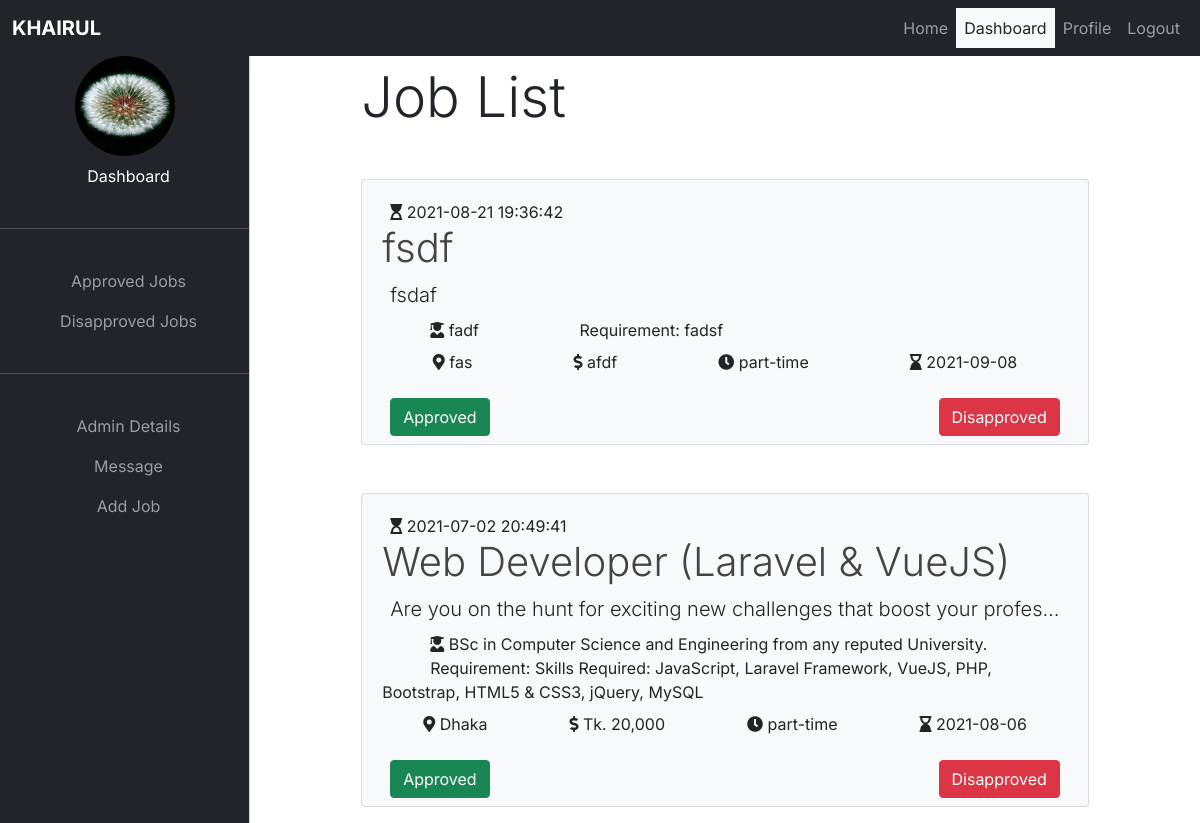
/admin/admin_dashboard.php (signed in), run on the app's committed database.
### tables this page shows
CREATE TABLE `tbl_jobs` (
  `Id` int(11) NOT NULL,
  `Title` text NOT NULL,
  `Description` varchar(500) NOT NULL,
  `Requirement` varchar(350) NOT NULL,
  `Education` varchar(300) NOT NULL,
  `Location` varchar(100) NOT NULL,
  `Salary` varchar(10) NOT NULL,
  `Job_type` varchar(20) NOT NULL,
  `Comapany_id` int(11) NOT NULL,
  `Dead_line` varchar(15) NOT NULL,
  `Status` int(3) NOT NULL DEFAULT 0,
  `Post_Date` datetime NOT NULL DEFAULT current_timestamp(),
  `Category` varchar(255) DEFAULT NULL,
  `Vacancy` int(11) DEFAULT NULL,
  `InstitutionalName` varchar(255) DEFAULT NULL
);

### admin/admin_dashboard.php (the view, shortened to what this page needs)
<?php
     include_once('../inc/dbconnect.php');
?>
  <!DOCTYPE html>
<html lang="en">
<head>
  <link href="../assets/css/bootstrap.min.css" rel="stylesheet">
  <link rel="stylesheet" href="../assets/css/all.min.css">
  <link rel="stylesheet" href="admin_assets/style.css">
</head>
<body>
 <nav class="navbar navbar-expand-lg navbar-dark bg-dark fixed-top">
      <div class="container-fluid">
        <a
          class="navbar-brand me-auto ms-lg-0 ms-5  text-uppercase fw-bold"
          href="#"
          > <?php echo $_SESSION["ADMIN_FNAME"]?></a>
        <div class="collapse navbar-collapse text-center" id="topNavBar">
          <ul class="navbar-nav ms-auto">
            <li class="nav-item"><a href="../index.php" class="nav-link">Home</a></li>
            <li class="nav-item "><a href="admin_dashboard.php" class="nav-link acitve bg-light text-dark">Dashboard</a></li>
            <li class="nav-item"><a href="#" class="nav-link">Profile</a></li>
            <li class="nav-item"><a href="logout.php" class="nav-link">Logout</a></li>
          </ul>
        </div>
      </div>
    </nav>
    <div
      class="offcanvas offcanvas-start text-center sidebar-nav bg-dark"
      tabindex="-1"
      id="sidebar"
    >
      <div class="offcanvas-body p-0">
      <img src="../assets/img/flower.jpg" alt="Logo" class="">
        <nav class="navbar-dark">
            <ul class="navbar-nav" >
            <li>
              <a href="admin_dashboard.php" class="nav-link px-3 active">
                <span>Dashboard</span>
              </a>
            </li>
            <li class="my-4"><hr class="dropdown-divider bg-light" /></li>
            <li>
              <a href="approved_job.php" class="nav-link px-3">
                <span>Approved Jobs</span>
              </a>
            </li>
            <li>
              <a href="disapproved_job.php" class="nav-link px-3">
                <span>Disapproved Jobs</span>
              </a>
            </li>
            <li class="my-4"><hr class="dropdown-divider bg-light" /></li>
            <li>
              <a href="#" class="nav-link px-3">
                <span>Admin Details</span>
              </a>
            </li>
            <li>
              <a href="message.php" class="nav-link px-3">
                <span>Message</span>
              </a>
            </li>
            <li>
              <a href="add-job.php" class="nav-link px-3">
                <span>Add Job</span>
              </a>
            </li>
          </ul>
        </nav>
      </div>
    </div>
        <main class="mt-5 pt-3 ml-4 px-4">
           <div class="container">
              <div class="row">
                  <div class="col-md-1"></div>
                  <div class="col-md-10">
                  <h3 class="display-4">Job List</h3>
                  <?php
                      $sql = "SELECT * FROM tbl_jobs where status= 0 ORDER BY Id desc ";
                      $result = $conn->query($sql);
                        if($result-> num_rows> 0){
                          while($row = $result->fetch_assoc()){?>
                    <div class="card mb-3 mt-5  bg-light ">
                          <div class="row g-0">
                        <div class="col-md-12 ">
                          <div class="card-body m-1">
                           <?php echo'<span class="mb-2 p-2"><i class="fas fa-hourglass-start"></i>   '.$row['Post_Date'].'</span>'?>
                            <h3 class="card-title display-6 ">
                            <?php echo '<a href="job_details.php?id='.$row['Id'].'" class="">'.$row['Title'].'</a>'?>
                            </h3><?php echo'
                            <p class="card-text m-2 lead text-truncate">'.$row['Description']. '</p>'?>
                            <div class="mb-2">
                           <?php echo'<span class="me-auto-4 p-5"><i class="fas fa-user-graduate"></i>   '.$row['Education'].'</span>'?>
                           <?php echo'<span class="ms-5">Requirement: '.$row['Requirement'].'</span>'?>
                            </div>
                            <div class="d-flex justify-content-around ">
                            <?php echo'<span class=""><i class="fas fa-map-marker-alt"></i>  '.$row['Location'].'</span>'?>
                           <?php echo'<span class=""><i class="fas fa-dollar-sign"></i>  '.$row['Salary'].'</span>'?>
                           <?php echo'<span class=""><i class="fas fa-clock"></i>   '.$row['Job_type'].'</span>'?>
                           <?php echo'<span class=""><i class="fas fa-hourglass-end"  ></i>  '.$row['Dead_line'].'</span>'?>
                            </div>
                            <div class="mt-4 mb-2 ">
                              <?php
                                echo '<div class="m-2">
                                <form method="post" action="job_status_change.php">
                                 <input type="hidden" name="job_id" value="'.$row['Id'].'" />
                                 <input type="hidden" name="status" value="1"/>
                                 <input type="submit" value="Approved" class="btn btn-success mb-2 float-start "/>
                                </form>
                                </div>';
                                echo '<div class="m-2">
                                <form method="post" action="job_status_change.php">
                                  <input type="hidden" name="job_id" value="'.$row['Id'].'" />
                                  <input type="hidden" name="status" value="3"/>
                                  <input type="submit" value="Disapproved" class="btn btn-danger mb-2 float-end"/>
                                </form>
                                </div>';
                              ?>
                            </div>
                          </div>
                        </div>
                      </div>
                   </div>
                         <?php }
                        }
                         else{
                          echo'<h3 class="display-5">No job found!</h3>';
                        }
                  ?>
                  </div>
                  <div class="col-md-1"></div>
              </div>
           </div>
        </main>
</body>
</html>

### admin/admin_assets/style.css (style rules this page uses)
body, button { font-family: "Inter", sans-serif; }
:root { --offcanvas-width: 250px; --topNavbarHeight: 56px; }
.sidebar-nav { width: var(--offcanvas-width); }
.offcanvas img { vertical-align: middle; width: 100px; height: 100px; border-radius: 50%; }
.card-title a { text-decoration: none; color: #444; }
@media (min-width: 992px) { body { overflow: auto !important; } }
@media (min-width: 992px) { main { margin-left: var(--offcanvas-width); } }
@media (min-width: 992px) { .sidebar-nav { -webkit-transform: none; transform: none; visibility: visible !important; height: calc(100% - var(--topNavbarHeight)); top: var(--topNavbarHeight); } }

### data on the page
tbl_jobs: Post_Date "2021-08-21 19:36:42", Title "fsdf", Description "fsdaf", Education "fadf", Requirement "fadsf", Location "fas", Salary "afdf", Job_type "part-time", Dead_line "2021-09-08"
tbl_jobs: Post_Date "2021-07-02 20:49:41", Title "Web Developer (Laravel & VueJS)", Description "Are you on the hunt for exciting new challenges that boost your profes…", Education "BSc in Computer Science and Engineering from any reputed University.", Requirement "Skills Required: JavaScript, Laravel Framework, VueJS, PHP, Bootstrap, HTML5 & CSS3, jQuery, MySQL", Location "Dhaka", Salary "Tk. 20,000", Job_type "part-time", Dead_line "2021-08-06"

### other printed values
$_SESSION["ADMIN_FNAME"] "KHAIRUL"
